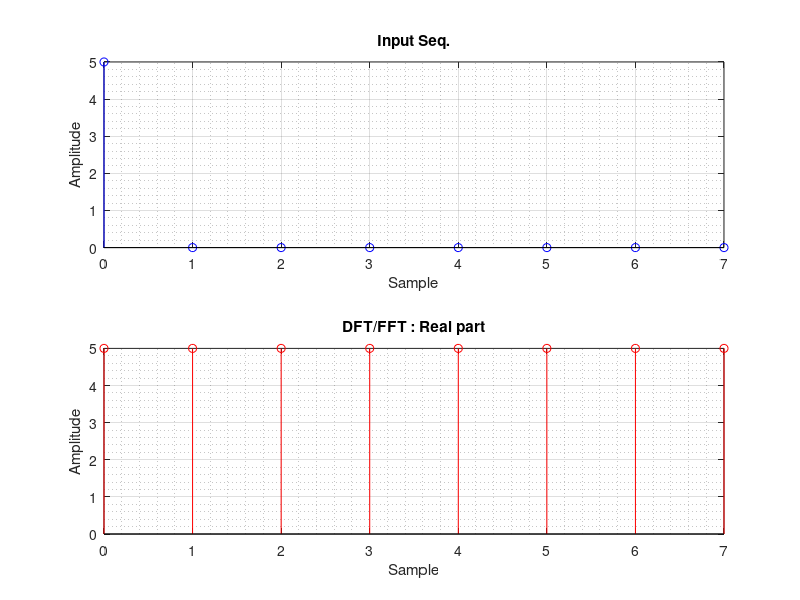

Reproduce this figure in MATLAB.
% Program to compute 8 pt FFT of input sequence.
clc;
clear all;

% Divide and conquer method
N = 8;
disp('8-pt FFT')
seq = input('Enter the seq. (8 or less samples) : ');
l = length(seq);

% zero padding
seq = [seq, zeros(1,N-l)];

% Read column wise
readMat(:,1) = seq(1:N/2);
readMat(:,2) = seq(N/2+1:N);

% dft row wise (2 pt dfts)
dft1 = [];
for row = 1:N/2
    tempSeq = readMat(row,1:2);
    tempDft = tempSeq*[1,1;1,-1];
    dft1(row,:) = tempDft;
end

twiddleMat = [1,1; 1,0.7071-0.7071i;1,-i;1,-0.7071-0.7071i];

dft1_ = dft1.*twiddleMat;

% dft column wise (4 pt dfts)
for col = 1:2
    tempSeq = dft1_(1:N/2,col);
    tempDft = zeros(1,4);
    for k = 0:(N/2)-1
        for n = 0:(N/2)-1
            tempDft(k+1) = tempDft(k+1) + tempSeq(n+1)*exp(-j*2*pi*k*n*2/N);
        end
    end
    dft2(:,col) = tempDft;
end

% Read row wise
FFT = [];
for row = 1:N/2
    FFT = [FFT,dft2(row,1:2)];
end

% Plots
figure('Name','FFT :Divide and Conquer','NumberTitle','off','Color','w')
subplot(2,1,1)
stem(0:N-1,seq,'b'), grid on, grid minor
title('Input Seq.')
xlabel('Sample')
ylabel('Amplitude')

subplot(2,1,2)
stem(0:N-1,real(FFT),'r'), grid on, grid minor
title('DFT/FFT : Real part')
xlabel('Sample')
ylabel('Amplitude')

FFT

print('-clipboard','-dbitmap')